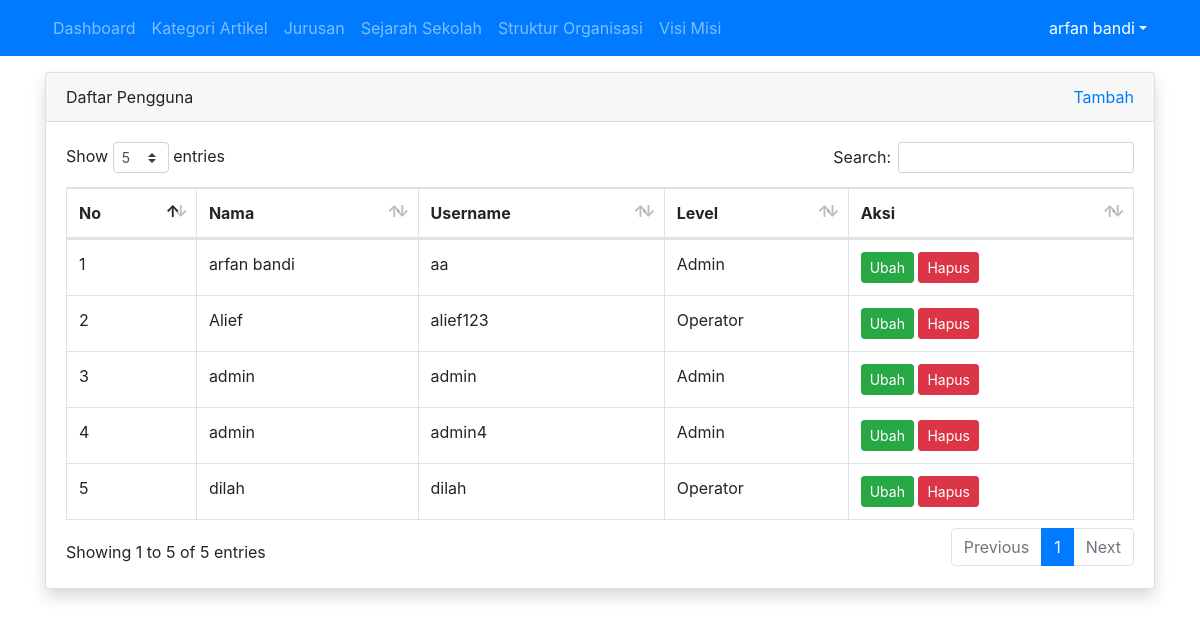
Page /admin/pengguna/index.php (signed in) on the committed database.
### tables this page shows
CREATE TABLE `tbl_pengguna` (
  `id` int(11) NOT NULL,
  `nama` varchar(100) DEFAULT NULL,
  `username` varchar(20) DEFAULT NULL,
  `password` varchar(255) DEFAULT NULL,
  `level` int(11) DEFAULT NULL
);

### admin/pengguna/index.php (the view, shortened to what this page needs)
<?php
require_once '../../koneksi.php';
$query = mysqli_query($koneksi, "SELECT * FROM tbl_pengguna");
$no = 1;
?>
<!DOCTYPE html>
<html>
<head>
	<link rel="stylesheet" href="../../resources/datatables/datatables.min.css">
	<link rel="stylesheet" href="../../resources/css/bootstrap.min.css">
</head>
<body>
	<?php require_once '../navbar.php'; ?>
	<div class="container mt-3">
		<div class="row">
			<div class="col">
				<div class="card shadow">
					<div class="card-header">
						<div class="clearfix">
							<div class="float-left">
								Daftar Pengguna
							</div>
							<div class="float-right">
								<a href="tambah.php">Tambah</a>
							</div>
						</div>
					</div>
					<div class="card-body">
						<table id="table_id" class="dataTable table table-bordered">
						    <thead>
						        <tr>
						            <th>No</th>
						            <th>Nama</th>
									<th>Username</th>
									<th>Level</th>
						            <th>Aksi</th>
						        </tr>
						    </thead>
						    <tbody>
						        <?php while($row = mysqli_fetch_assoc($query)) : ?>
									<tr>
										<td><?= $no++ ?></td>
										<td><?= $row['nama'] ?></td>
										<td><?= $row['username'] ?></td>
										<td>
											<?php
											if($row['level'] ==1){
												echo 'Admin';
											}
											else {
												echo 'Operator';
											}
										?></td>
										<td>
											<a href="ubah.php?id=<?= $row['id'] ?>" class="btn btn-success btn-sm">Ubah</a>
											<a href="hapus.php?id=<?= $row['id'] ?>" class="btn btn-danger btn-sm" onclick="return confirm('Apakah Anda yakin menghapus Pengguna ini?')">Hapus</a>
										</td>
									</tr>
								<?php endwhile; ?>
						    </tbody>
						</table>
					</div>
				</div>
			</div>
		</div>
	</div>
</body>
</html>

### rows in the picture
tbl_pengguna: nama "arfan bandi", username "aa", level "Admin"
tbl_pengguna: nama "Alief", username "alief123", level "Operator"
tbl_pengguna: nama "admin", username "admin", level "Admin"
tbl_pengguna: nama "admin", username "admin4", level "Admin"
tbl_pengguna: nama "dilah", username "dilah", level "Operator"

### other values in the picture
$_SESSION['nama'] "arfan bandi"
